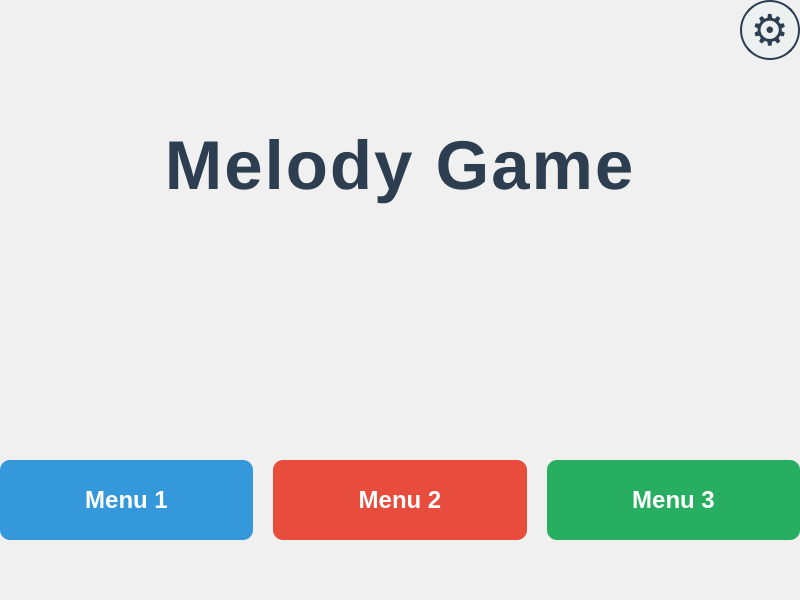
<?xml version="1.0" encoding="UTF-8"?>
<ui version="4.0">
 <class>MainWindow</class>
 <widget class="QMainWindow" name="MainWindow">
  <property name="geometry">
   <rect>
    <x>0</x>
    <y>0</y>
    <width>800</width>
    <height>600</height>
   </rect>
  </property>
  <property name="windowTitle">
   <string>Melody Game</string>
  </property>
  <property name="styleSheet">
   <string notr="true">QMainWindow {
    background-color: #f0f0f0;
}</string>
  </property>
  <widget class="QWidget" name="centralWidget">
   <layout class="QGridLayout" name="gridLayout">
    <property name="leftMargin">
     <number>0</number>
    </property>
    <property name="topMargin">
     <number>0</number>
    </property>
    <property name="rightMargin">
     <number>0</number>
    </property>
    <property name="bottomMargin">
     <number>0</number>
    </property>
    <property name="spacing">
     <number>0</number>
    </property>
    <item row="4" column="0" colspan="2">
     <layout class="QHBoxLayout" name="buttonLayout">
      <property name="spacing">
       <number>20</number>
      </property>
      <property name="topMargin">
       <number>40</number>
      </property>
      <property name="bottomMargin">
       <number>60</number>
      </property>
      <item>
       <widget class="QPushButton" name="menuButton1">
        <property name="minimumSize">
         <size>
          <width>200</width>
          <height>80</height>
         </size>
        </property>
        <property name="styleSheet">
         <string notr="true">QPushButton {
    background-color: #3498db;
    border: none;
    color: white;
    font-size: 18pt;
    font-weight: bold;
    border-radius: 10px;
}
QPushButton:hover {
    background-color: #2980b9;
}
QPushButton:pressed {
    background-color: #21618c;
}</string>
        </property>
        <property name="text">
         <string>Menu 1</string>
        </property>
       </widget>
      </item>
      <item>
       <widget class="QPushButton" name="menuButton2">
        <property name="minimumSize">
         <size>
          <width>200</width>
          <height>80</height>
         </size>
        </property>
        <property name="styleSheet">
         <string notr="true">QPushButton {
    background-color: #e74c3c;
    border: none;
    color: white;
    font-size: 18pt;
    font-weight: bold;
    border-radius: 10px;
}
QPushButton:hover {
    background-color: #c0392b;
}
QPushButton:pressed {
    background-color: #a93226;
}</string>
        </property>
        <property name="text">
         <string>Menu 2</string>
        </property>
       </widget>
      </item>
      <item>
       <widget class="QPushButton" name="menuButton3">
        <property name="minimumSize">
         <size>
          <width>200</width>
          <height>80</height>
         </size>
        </property>
        <property name="styleSheet">
         <string notr="true">QPushButton {
    background-color: #27ae60;
    border: none;
    color: white;
    font-size: 18pt;
    font-weight: bold;
    border-radius: 10px;
}
QPushButton:hover {
    background-color: #229954;
}
QPushButton:pressed {
    background-color: #1e8449;
}</string>
        </property>
        <property name="text">
         <string>Menu 3</string>
        </property>
       </widget>
      </item>
     </layout>
    </item>
    <item row="3" column="0" colspan="2">
     <spacer name="verticalSpacer">
      <property name="orientation">
       <enum>Qt::Vertical</enum>
      </property>
      <property name="sizeHint" stdset="0">
       <size>
        <width>20</width>
        <height>100</height>
       </size>
      </property>
     </spacer>
    </item>
    <item row="2" column="0" colspan="2">
     <widget class="QLabel" name="titleLabel">
      <property name="minimumSize">
       <size>
        <width>0</width>
        <height>150</height>
       </size>
      </property>
      <property name="styleSheet">
       <string notr="true">font-family: &quot;Segoe UI&quot;, &quot;Malgun Gothic&quot;, Arial;
font-size: 52pt;
font-weight: 900;
color: #2c3e50;
text-align: center;
letter-spacing: 2px;
padding-top: 60px;</string>
      </property>
      <property name="text">
       <string>Melody Game</string>
      </property>
      <property name="alignment">
       <set>Qt::AlignCenter</set>
      </property>
     </widget>
    </item>
    <item row="0" column="1">
     <widget class="QPushButton" name="settingsButton">
      <property name="minimumSize">
       <size>
        <width>60</width>
        <height>60</height>
       </size>
      </property>
      <property name="maximumSize">
       <size>
        <width>60</width>
        <height>60</height>
       </size>
      </property>
      <property name="font">
       <font>
        <family>Segoe UI Symbol</family>
        <pointsize>32</pointsize>
        <weight>75</weight>
        <bold>true</bold>
       </font>
      </property>
      <property name="styleSheet">
       <string notr="true">QPushButton {
    border: 2px solid #2c3e50;
    border-radius: 30px;
    background-color: #ecf0f1;
    color: #2c3e50;
    margin: 0px 0px 0 0;
    padding: 0;
    line-height: 0.8;
}
QPushButton:hover {
    background-color: #bdc3c7;
}
QPushButton:pressed {
    background-color: #95a5a6;
}</string>
      </property>
      <property name="text">
       <string>⚙️</string>
      </property>
     </widget>
    </item>
   </layout>
  </widget>
 </widget>
 <layoutdefault spacing="6" margin="11"/>
 <resources/>
 <connections/>
</ui>
